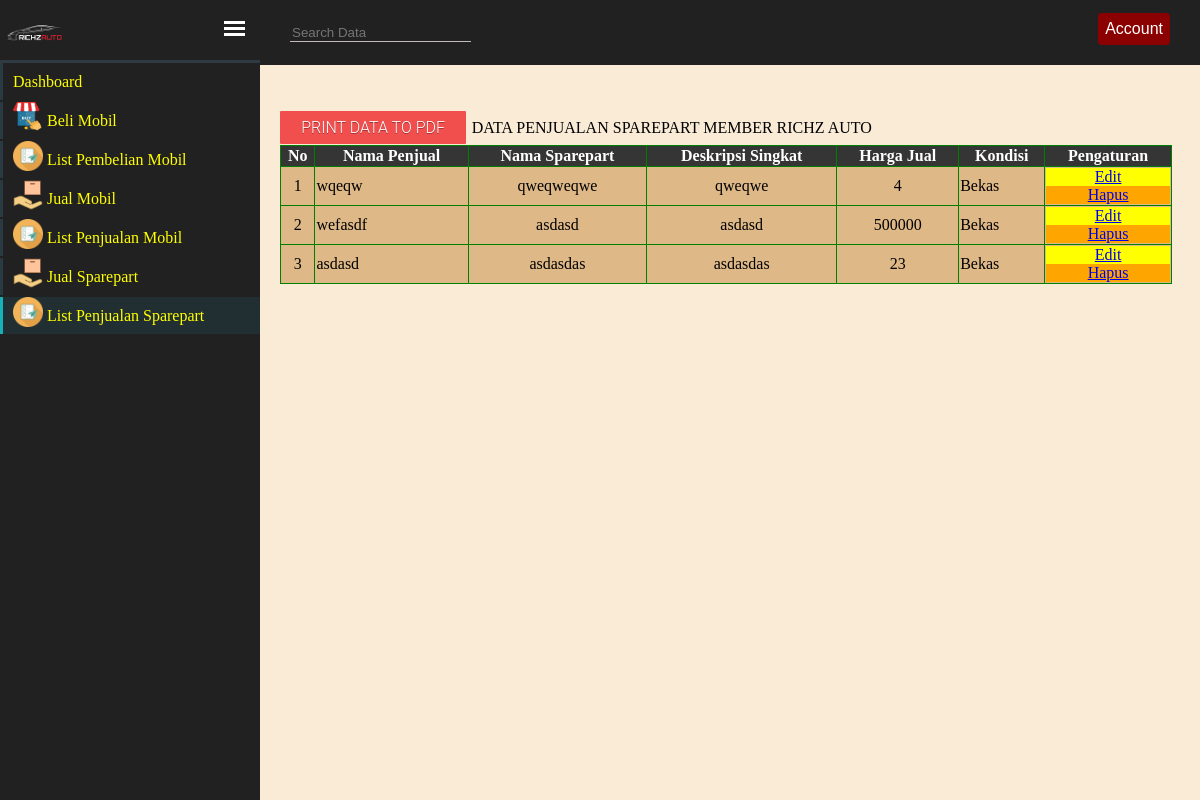
Screenshot of /dashboard/listSparepart.php (signed in) with the database file from the repository.
### tables this page shows
CREATE TABLE `sparepart` (
  `id` int(10) NOT NULL,
  `namaPenjual` varchar(192) NOT NULL,
  `namaSparepart` varchar(192) NOT NULL,
  `deskripsi` varchar(192) NOT NULL,
  `harga` bigint(50) NOT NULL,
  `kondisi` varchar(192) NOT NULL,
  `cek` varchar(192) NOT NULL
);

### dashboard/listSparepart.php (the view, shortened to what this page needs)
<?php
include '../layout/dashboard.php';
?>
<div id="dashboardData">
    <div id="cetak">
        <a target="_blank" href="../laporan/pdfSparepartUser.php" class="button4" style="background-color:#f14e4e">PRINT DATA TO PDF</a>
        DATA PENJUALAN SPAREPART MEMBER RICHZ AUTO
    </div>
    <table class="userListTable">
        <tr>
            <th>No</th>
            <th>Nama Penjual</th>
            <th>Nama Sparepart</th>
            <th>Deskripsi Singkat</th>
            <th>Harga Jual</th>
            <th>Kondisi</th>
            <th>Pengaturan</th>
        </tr>
        <?php
        $query = mysqli_query($con, "SELECT * FROM sparepart where cek='$_SESSION[email]' ") or die(mysqli_error($con));
        if (mysqli_num_rows($query) == 0) {
            echo '<tr> <td colspan="7"> Tidak ada data Penjualan Sparepart ! </td></tr>';
        } else {
            $no = 1;
            while ($data = mysqli_fetch_assoc($query)) {
                echo
                    '<tr>
        <td><center>' . $no . '</td>
        <td>' . $data['namaPenjual'] . '</td>
        <td><center>' . $data['namaSparepart'] . '</td>
        <td><center>' . $data['deskripsi'] . '</td>
        <td><center>' . $data['harga'] . '</td>
        <td>';
                if ($data['kondisi'] == 'Baru') {
                    echo 'Baru';
                } else {
                    echo 'Bekas';
                }
                echo '</td>
        <td><a href="../dashboard/formEditSparepart.php?id=' . $data['id'] . '"><div id="btnRed"><center>Edit</div> </a>
        <a href="../proses/deletePenjualanSparepart.php?id=' . $data['id'] . '" onclick="return confirm(\'Yakin Ingin Hapus Penjualan?\')"><div id="btnBlue"><center>Hapus</div> </a></td></tr> ';
                $no++;
            }
        }
        ?>
    </table>
</div>
</body>
</html>

### css/style1.css (style rules this page uses)
#dashboardData { transition: all 1s; margin-left: 252px; margin-top: 65px; padding: 20px; }
#btnRed { background-color: yellow; border-color: red; font-size: 16px; cursor: pointer; }
#btnBlue { background-color: orange; font-size: 16px; }
a.button4 { display: inline-block; padding: 0.3em 1.2em; margin: 0 0.1em 0.1em 0; border: 0.16em solid rgba(255, 255, 255, 0); border-radius: 1px; box-sizing: border-box; text-decoration: none; font-family: 'Roboto', sans-serif; font-weight: 300; color: #FFFFFF; text-shadow: 0 0.04em 0.04em rgba(0, 0, 0, 0.35); text-align: center; transition: all 0.2s; }

### dashboard/listSparepart.php (style rules this page uses)
.userListTable { width: 100%; }
table, tr, th { border: 1px; border: 1px solid green; border-collapse: collapse; background: #353535; color: white; }
td { border: 1px; border: 1px solid green; background: burlywood; color: black; }

### rows the page displays
sparepart: namaPenjual "wqeqw", namaSparepart "qweqweqwe", deskripsi "qweqwe", harga "4", kondisi "Bekas"
sparepart: namaPenjual "wefasdf", namaSparepart "asdasd", deskripsi "asdasd", harga "500000", kondisi "Bekas"
sparepart: namaPenjual "asdasd", namaSparepart "asdasdas", deskripsi "asdasdas", harga "23", kondisi "Bekas"
